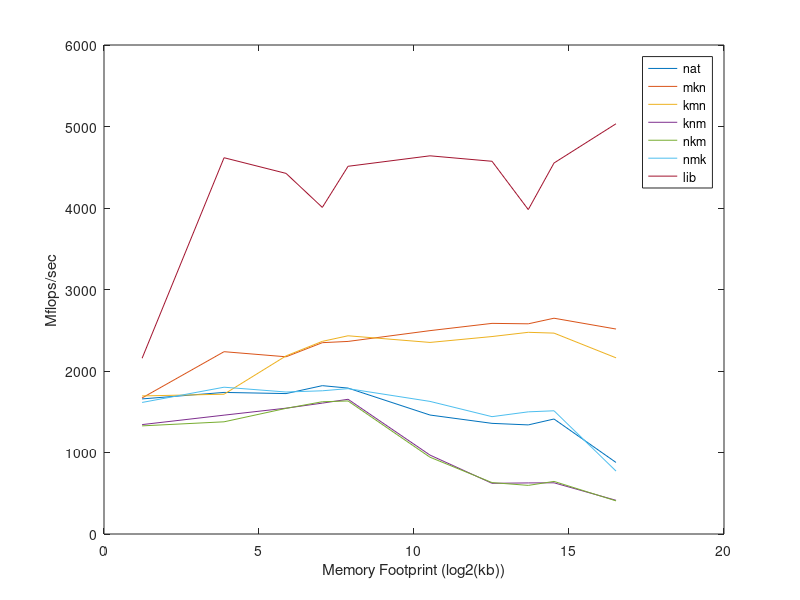

This chart was generated by the following MATLAB code: (Note: this script raises an error after producing the figure.)
%% Plot 1: Permutations 

%x-axis (in kilobytes)
memoryl2 = log2([2.344 14.648 58.594 131.836  234.375 1464.844 5859.375 13183.594 23437.500 93750.000]);

memoryFP = memoryl2; 

%y-axis variables (in MFLOPS/s)
natMFLOPS = [1657.531 1737.248 1722.938 1820.201 1790.412 1459.729 1357.600 1338.640 1410.984 877.808];

mknMFLOPS = [1669.484 2237.021 2174.440 2347.731 2362.906 2495.389 2584.372 2579.091 2647.656 2514.919];

kmnMFLOPS = [1694.178 1715.251 2185.604 2363.759 2432.226 2350.606 2422.848 2474.717 2464.947 2161.614];

knmMFLOPS = [1342.414 1458.288 1543.887 1605.928 1653.034  968.252  621.985  626.797  628.236 413.403];

nkmMFLOPS = [1326.821 1376.625 1541.638 1622.800 1632.371  942.094  630.812  596.521  645.259 406.421];

nmkMFLOPS = [1614.073 1801.236 1742.267 1757.213 1783.677 1626.988 1439.758 1498.896 1511.946 772.095];

libMFLOPS = [2156.152 4616.871 4424.696 4007.367 4511.847 4640.353 4573.360 3980.559 4552.058 5033.796];

%note: add horizontal line of 36,800 as theoretical peak

%Plotting
figure('Position', [100, 0, 1000,1000]);
set(gca,'fontsize',14);
set(gcf, 'Color', 'w');
  hold off;

plot(memoryFP, natMFLOPS, memoryFP, mknMFLOPS, memoryFP, kmnMFLOPS, memoryFP, knmMFLOPS, memoryFP, nkmMFLOPS, memoryFP, nmkMFLOPS, memoryFP, libMFLOPS);
legend('nat', 'mkn', 'kmn', 'knm', 'nkm', 'nmk', 'lib', 'Location', 'NorthEast')
xlabel('Memory Footprint (log2(kb))')
ylabel('Mflops/sec')
vline(log2(  35), 'k', 'L1')
vline(log2( 256), 'k', 'L2')
vline(log2(30700), 'k', 'L3')
saveas(gcf, 'permutationsPlot.png');  

%% Plot 2: BLK : Performance for best permutation (mkn) when changing Block Size

%x-axis: block size
blockSize = [10 20 35 50 90 100 110 115 120 300 550 600 700 800 900 1000 1100 1200 1300 1400 1500 2000];
blkMFLOPS = [1736.375 1721.432 1593.550 1720.877 2234.976 2293.927 2320.875 2329.321 2315.167 2282.475  2397.009 2448.727 2470.655 2450.602 2564.082 2692.199 2731.257 2145.386 2243.436 2156.953 2009.851 1999.055];

%Plotting
figure('Position', [100, 0, 1000,1000]);
set(gca,'fontsize',14);
set(gcf, 'Color', 'w');
  hold off;

plot(blockSize, blkMFLOPS);
vline(  35, 'k', 'L1')
vline( 115, 'k', 'L2')
vline(1100, 'k', 'L3')
xlabel('Block Size (# of elements)')
ylabel('Mflops/sec')
saveas(gcf, 'blockSizePlot.png');  


%% Plot 3: BLK : 

memoryFP2 = log2([2.344 58.594 131.836  234.375 1464.844 5859.375 13183.594 23437.500 ]);

%b10  = []; 
b35  = [1187.995 1585.796 1492.042 1595.711 1506.629 1614.711 1579.804 1602.808];
%b100 = [];
b550 = [1246.331 1840.000 1934.367 1805.673 2122.493 2288.677 1956.010 1918.450];
b700 = [1300.929 1665.948 1991.171 1864.329 2131.478 2262.787 2193.315 2052.646]; 

%Plotting
figure('Position', [100, 0, 1000,1000]);
set(gca,'fontsize',14);
set(gcf, 'Color', 'w');
  hold off;
  
plot(memoryFP2, b35, memoryFP2, b550, memoryFP2, b700);
legend('b35', 'b550', 'b700', 'Location', 'NorthEast')

vline(log2(  35), 'k', 'L1')
vline(log2( 256), 'k', 'L2')
vline(log2(30700), 'k', 'L3')
xlabel('Memory Footprint (log2(kb))')
ylabel('Mflops/sec')
saveas(gcf, 'blockSizePlot2.png'); 
